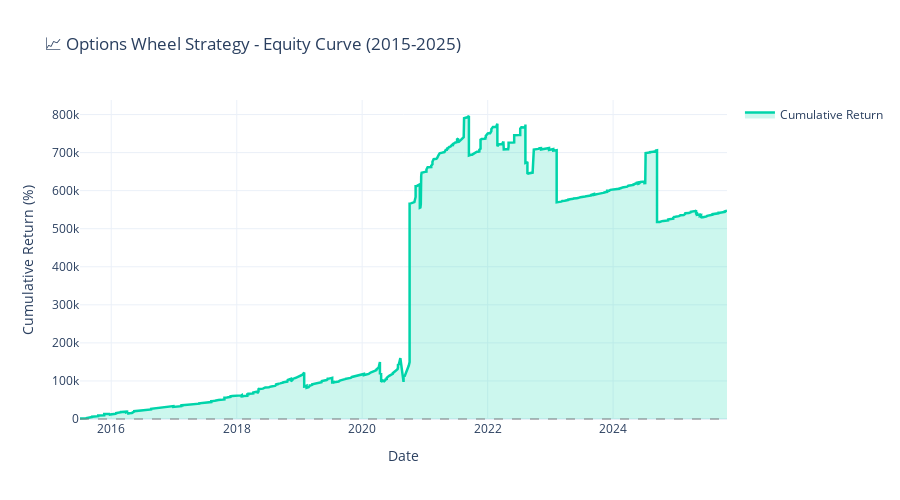

The cell this chart's notebook holds for it:
### Markdown cell above
## 📈 Equity Curve Visualization

The equity curve shows the portfolio value over time, starting from $1,000,000 and growing through premium collection and capital appreciation. The shaded area under the curve helps visualize the magnitude of returns.

**Key observations to look for:**
- **Upward trend**: Indicates consistent profitability from the wheel strategy
- **Smooth vs choppy**: Smoothness suggests consistent returns, choppiness suggests volatility
- **Drawdown periods**: Extended periods below previous highs reveal risk exposure during market downturns

### Code cell
# Create equity curve
fig = go.Figure()

fig.add_trace(go.Scatter(
    x=df['Date'],
    y=df['Cumulative_Return_Pct'],
    mode='lines',
    name='Cumulative Return',
    line=dict(color='#00d4aa', width=2.5),
    fill='tozeroy',
    fillcolor='rgba(0, 212, 170, 0.2)',
    hovertemplate='<b>Date:</b> %{x|%Y-%m-%d}<br><b>Return:</b> %{y:.2f}%<extra></extra>'
))

# Add zero reference line
fig.add_hline(y=0, line_dash="dash", line_color="gray", opacity=0.5)

fig.update_layout(
    title='📈 Options Wheel Strategy - Equity Curve (2015-2025)',
    xaxis_title='Date',
    yaxis_title='Cumulative Return (%)',
    template='plotly_white',
    hovermode='x unified',
    height=500,
    showlegend=True
)

fig.show()

### Figure 1 — Plotly figure (JSON) as saved in the notebook; plotly's stock layout.template omitted (floating-point values rounded to 4 significant figures; data arrays with more than 128 entries replaced by an {"elided": "..."} marker saying what was removed)
{"data": [{"fill": "tozeroy", "fillcolor": "rgba(0, 212, 170, 0.2)", "hovertemplate": "<b>Date:</b> %{x|%Y-%m-%d}<br><b>Return:</b> %{y:.2f}%<extra></extra>", "line": {"color": "#00d4aa", "width": 2.5}, "mode": "lines", "name": "Cumulative Return", "type": "scatter", "x": {"elided": "888 str values"}, "y": {"elided": "888 float values"}}], "layout": {"height": 500, "hovermode": "x unified", "shapes": [{"line": {"color": "gray", "dash": "dash"}, "opacity": 0.5, "type": "line", "x0": 0, "x1": 1, "xref": "x domain", "y0": 0, "y1": 0, "yref": "y"}], "showlegend": true, "title": {"text": "📈 Options Wheel Strategy - Equity Curve (2015-2025)"}, "xaxis": {"title": {"text": "Date"}}, "yaxis": {"title": {"text": "Cumulative Return (%)"}}}}
